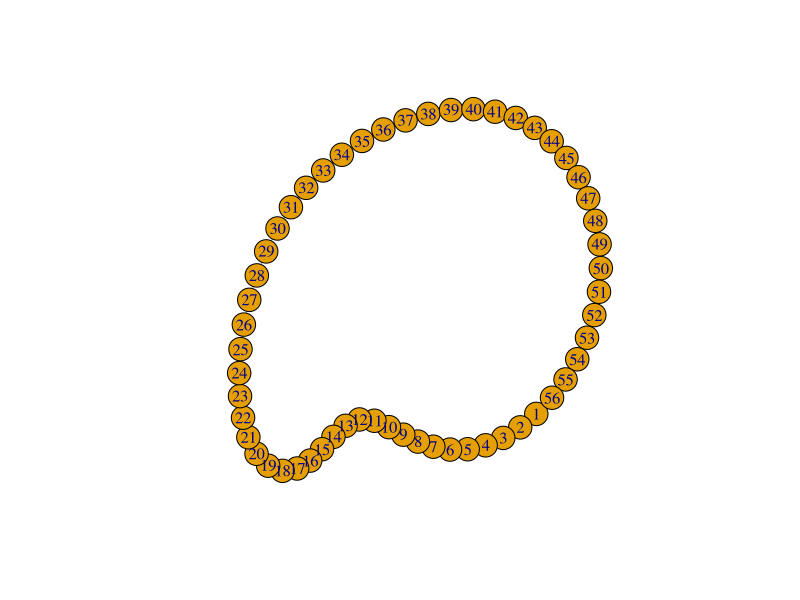
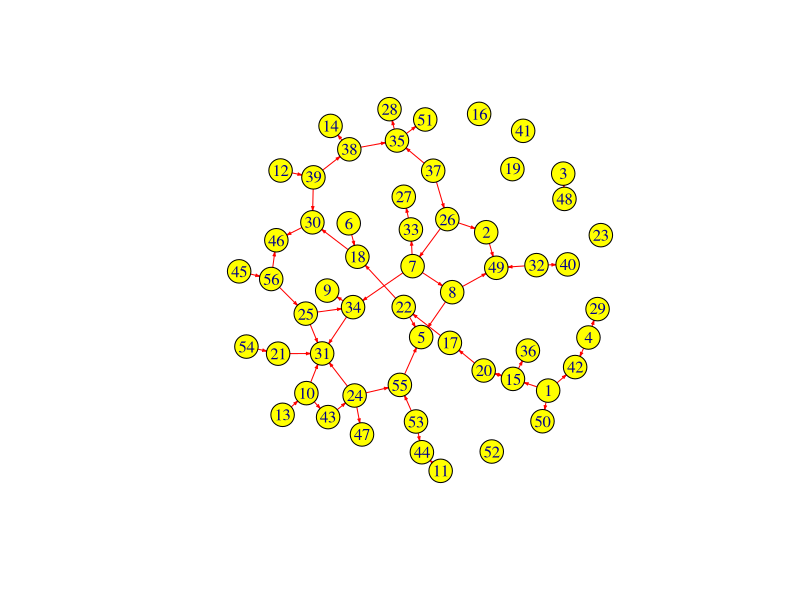
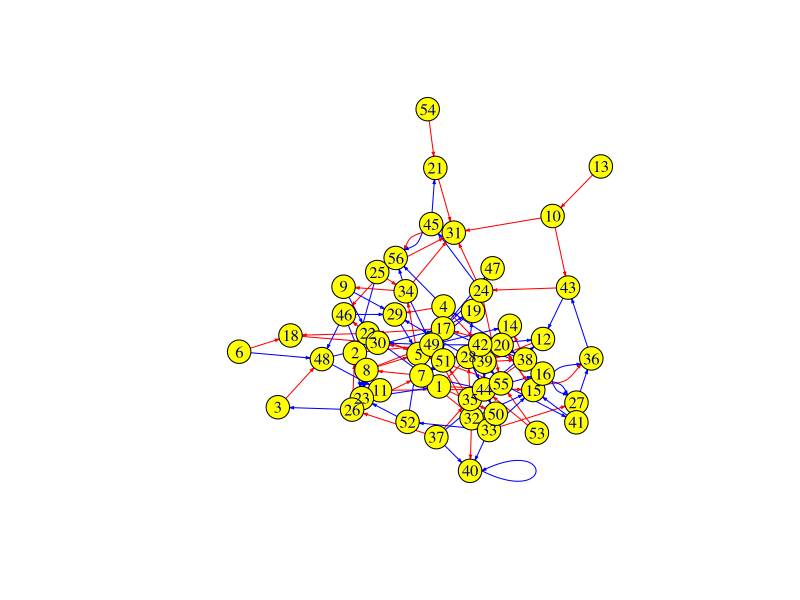
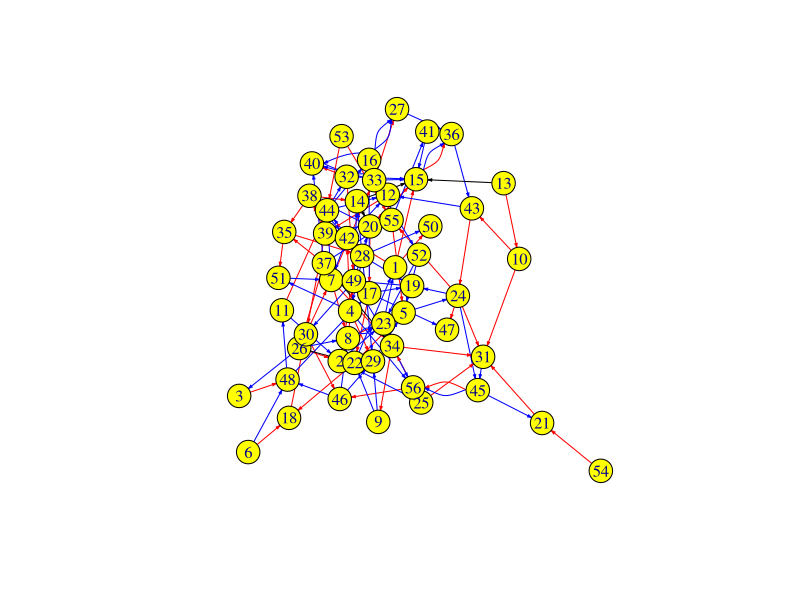
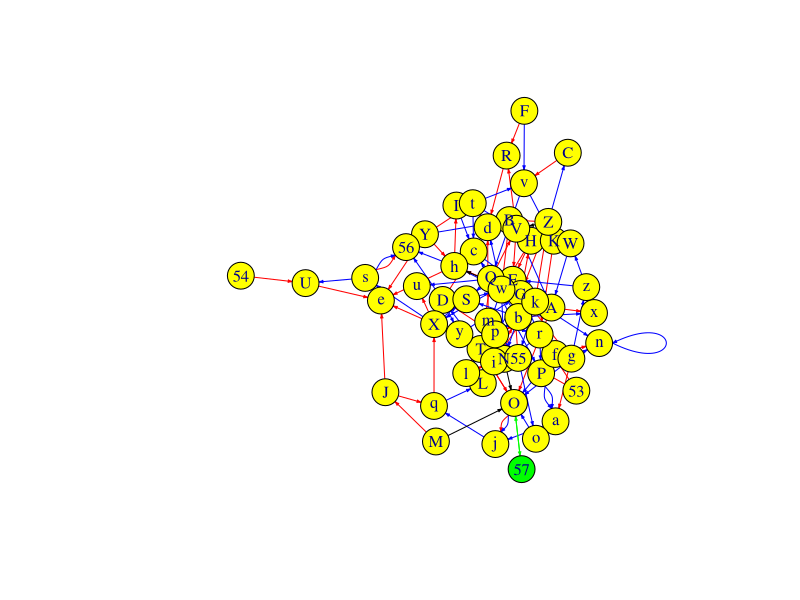
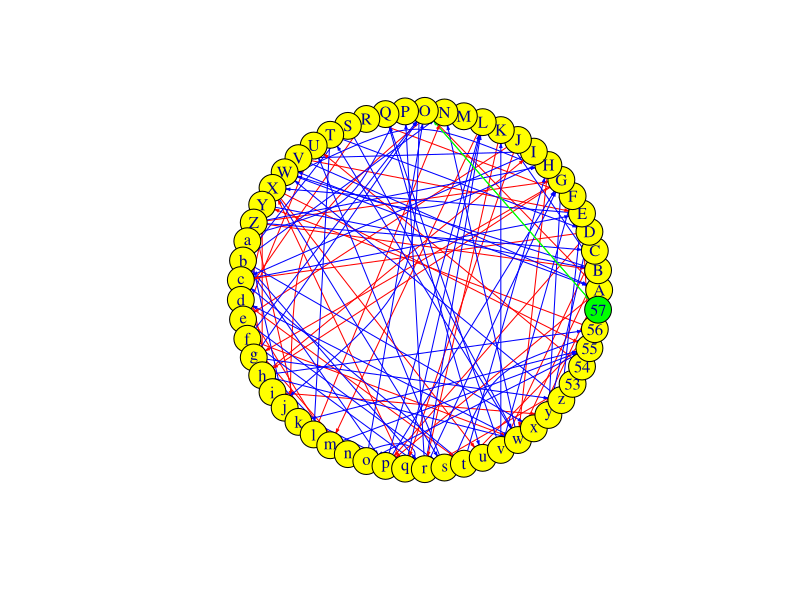
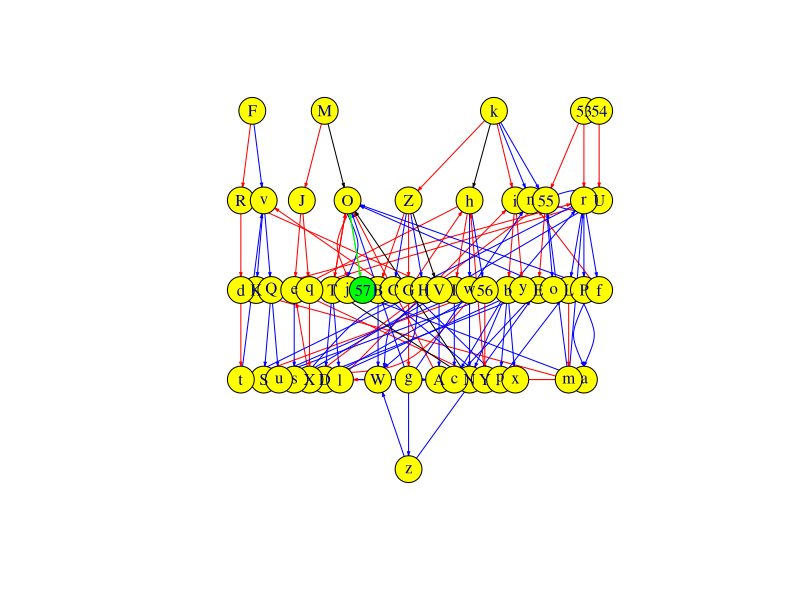
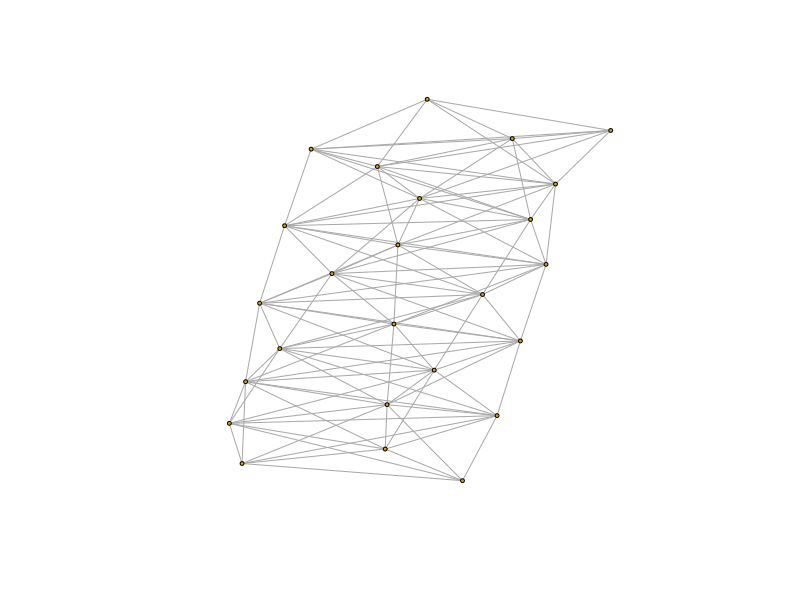

Reproduce these figures in R, in order.
library(igraph)
N<-7

#1
G_size<-sample((N+10):((N%/%10+5)**2+5*N), 1)
g<-graph.ring(n=G_size)
ecount(g)
vcount(g) 
plot(g, edge.arrow.size=.2, vertex.size=13)
g[]

#2
g1<-graph.empty()+vertices(1:G_size, color='yellow')
g1<-g1+edges(sample(V(g1), 2*8*N, replace=TRUE), color='red')
plot(g1, edge.arrow.size=.2, vertex.size=13)
g1[]
g1<-g1+edges(sample(V(g1), 2*10*N, replace=TRUE), color='blue')
plot(g1, edge.arrow.size=.2, vertex.size=13)
g1[]

#3
v<-c(2*N+23, 2*N+20, 2*N+12, N+15, 2*N-1, N+8, 2*N, 2*N+1, N+7, N+13)
for (i in seq(1, length(v), 2)) {
  if (v[i] %in% V(g1) && v[i+1] %in% V(g1)) {
    g1<-add.edges(g1, c(v[i],v[i+1]), color='black')
  }
}
plot(g1, edge.arrow.size=.2, vertex.size=13)
neighbors(g1, V(g1)[N], mode='out')
incident(g1, V(g1)[N], mode='all')
if ((N+10) %in% V(g1) && (N+12) %in% V(g1)) {
  are.connected(g1, V(g1)[N+10], V(g1)[N+12])
}
g1[]

#4
x<-length(V(g1))+1
g1<-g1+vertices(x, color='green')
deg<-degree(g1, mode='all')
for (i in which(deg==max(deg))) {
  g1<-g1+edges(c(x,i, i,x), color='green')
}
v<-c(toupper(letters[1:26]), tolower(letters[1:26]))
mn<-min(length(V(g1)), length(v))
g1<-set_vertex_attr(g1, 'name', 1:mn, v[1:mn])
plot(g1, edge.arrow.size=.2, vertex.size1=13)
g1[]
v<-names(V(g1))
deg<-degree(g1, mode='all')
v[which(deg<5&deg>2)]

#5
coords<-layout_(g1, in_circle())
plot(g1, layout=coords, edge.arrow.size=.2)
coords<-layout_(g1, as_tree())
plot(g1, layout=coords, edge.arrow.size=.2)
g1<-graph.lattice(length=25,dim=1,nei=5, circular=FALSE)
plot(g1,vertex.size=2,vertex.label=NA,layout=layout.kamada.kawai,edge.arrow.size=.1)

#6
diameter(g1)
all_shortest_paths(g1, 1, to=V(g1), mode='all', weights=NULL)
deg<-degree(g1, mode='all')
plot(g1, edge.arrow.size=.2, vertex.size=deg)

#Часть 2 - задание 5
N <- 7
X <- c(0,1,0,0,0,1,1,
       1,0,1,0,0,0,0,
       0,1,0,0,1,1,0,
       0,0,0,0,0,0,0,
       0,0,1,0,0,1,0,
       1,0,1,0,1,0,1,
       1,0,0,0,0,1,0)
m <- matrix(X, nrow = N, ncol = N)
print(m)
color <- c(1,2,2,1,1,3,3)
print(color)
# создание неориентированного графа
g <- graph.adjacency(m, mode = "undirected")
V(g)$color <- "gray"
E(g)$color <- "gray"
plot(g)
# раскраска вершин
V(g)$color <- c("red", "blue", "green")[color]
plot(g)
# раскраска ребер
red <- V(g)[ color == "red" ]
blue <- V(g)[ color == "blue" ]
green <- V(g)[ color == "green" ]
E(g)[ red %--% red ]$color <- "red"
E(g)[ blue %--% blue ]$color <- "blue"
E(g)[ green %--% green ]$color <- "green"
plot(g)
# количество плохих мостов 
print(length(E(g)[ color == "gray" ]))
E(g)[ color == "gray" ]

